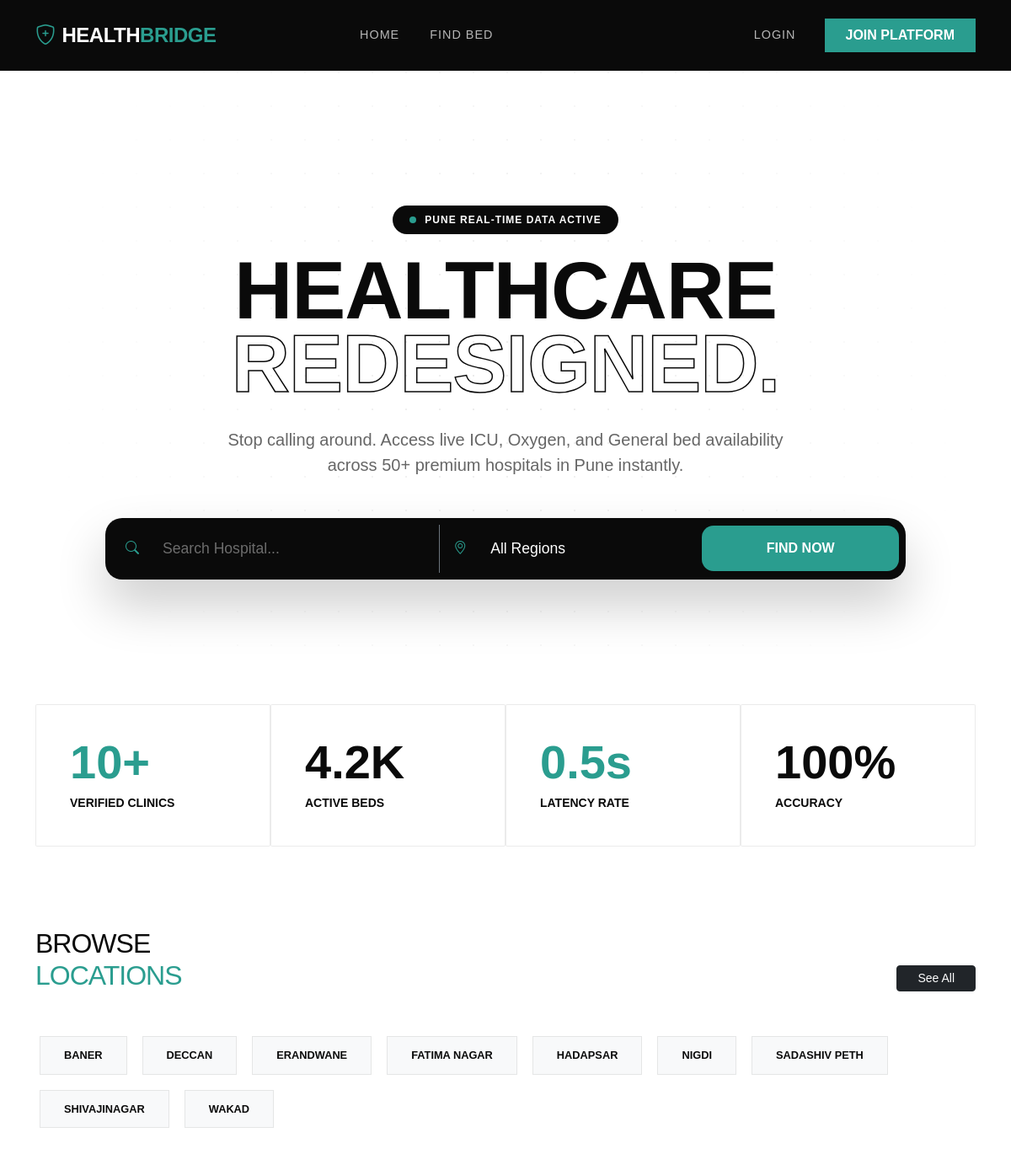
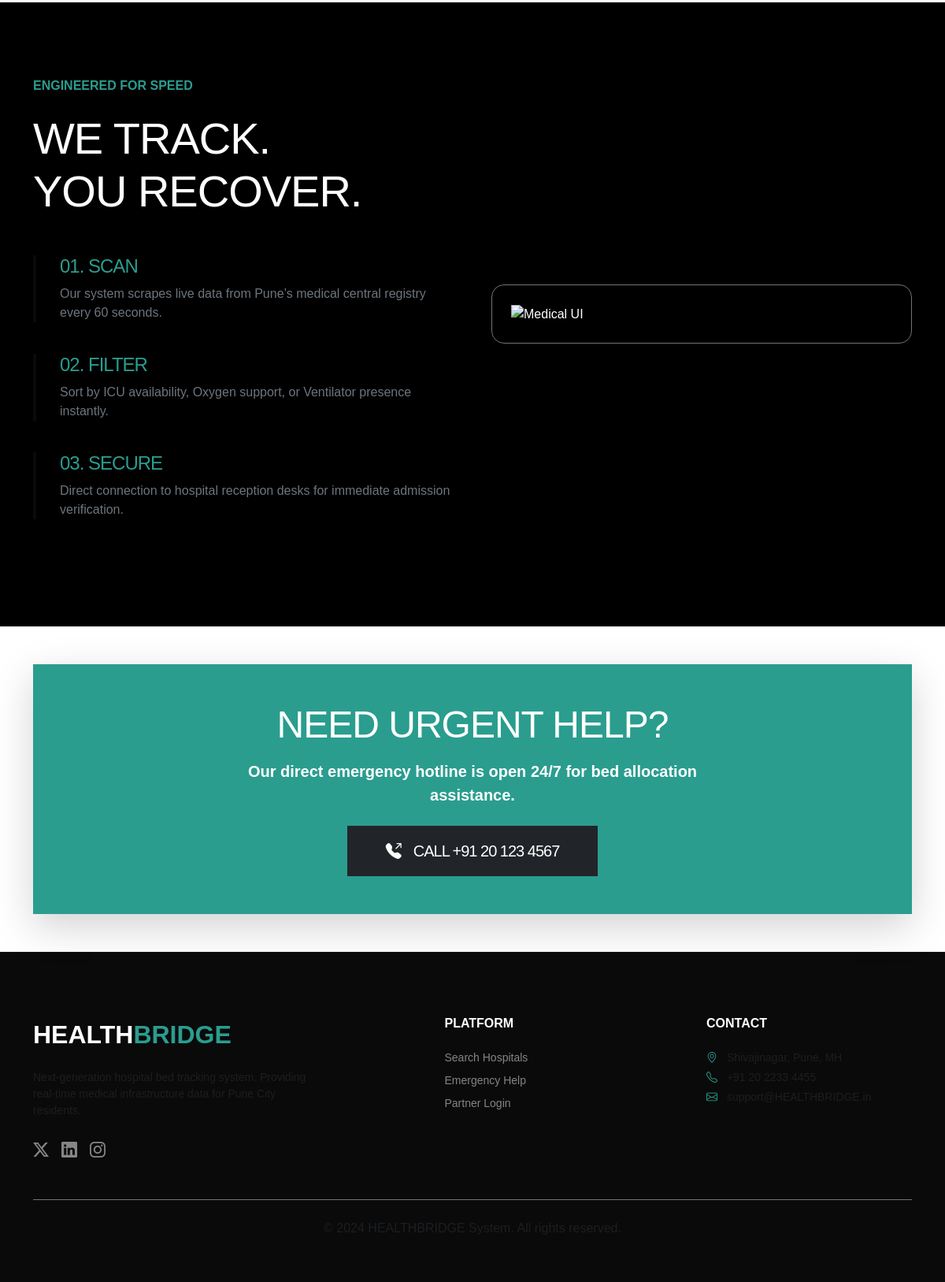
The page / on the database its author committed (2 pictures, top to bottom).
### core/models.py (models this page shows, shortened)
class Hospital(models.Model):
    name = models.CharField(max_length=200)
    area = models.CharField(max_length=100, choices=PUNE_AREAS)
    address = models.TextField()
    phone = models.CharField(max_length=20)
    email = models.EmailField(blank=True)
    description = models.TextField(blank=True)
    image = models.ImageField(upload_to="hospital_photos/", blank=True, null=True)
    image_url = models.URLField(blank=True, help_text="External image URL fallback")
    total_beds = models.PositiveIntegerField(default=0)
    available_beds = models.PositiveIntegerField(default=0)
    icu_beds = models.PositiveIntegerField(default=0)
    available_icu_beds = models.PositiveIntegerField(default=0)
    emergency = models.BooleanField(default=True)
    rating = models.DecimalField(max_digits=3, decimal_places=1, default=4.0)
    established_year = models.PositiveIntegerField(blank=True, null=True)
    latitude = models.DecimalField(max_digits=9, decimal_places=6, blank=True, null=True)
    longitude = models.DecimalField(max_digits=9, decimal_places=6, blank=True, null=True)
    is_active = models.BooleanField(default=True)
    created_at = models.DateTimeField(auto_now_add=True)
    class Meta:
        ordering = ['name']

### core/views.py (the view)
# urls.py: path('', views.index, name='index'),
def index(request):
    areas = Hospital.objects.values_list('area', flat=True).distinct().order_by('area')
    return render(request, 'core/index.html', {'areas': areas})

### templates/core/index.html (shortened to what this page needs)
{% extends 'core/base.html' %}
{% load static %}
{% block extra_css %}
<link href="https://unpkg.com/aos@2.3.1/dist/aos.css" rel="stylesheet">
<link rel="stylesheet" href="https://cdn.jsdelivr.net/npm/bootstrap-icons@1.11.1/font/bootstrap-icons.css">
{% endblock %}
{% block content %}
<section class="hero-section">
    <div class="container position-relative" style="z-index: 2;">
        <div class="text-center">
            <div class="live-tag mb-4" data-aos="fade-down">
                <span class="pulse"></span> PUNE REAL-TIME DATA ACTIVE
            </div>
            <h1 class="hero-title" data-aos="fade-up">
                HEALTHCARE <br> <span>REDESIGNED.</span>
            </h1>
            <p class="lead mb-5 mx-auto" style="max-width: 700px; font-weight: 500; color: #666;" data-aos="fade-up" data-aos-delay="100">
                Stop calling around. Access live ICU, Oxygen, and General bed availability across 50+ premium hospitals in Pune instantly.
            </p>
            <div class="search-wrapper mx-auto mt-5" style="max-width: 950px;" data-aos="zoom-in" data-aos-delay="200">
                <form action="{% url 'search' %}" method="GET" class="search-container">
                    <div class="row g-0 align-items-center">
                        <div class="col-md-5">
                            <div class="d-flex align-items-center px-3 border-end border-secondary">
                                <i class="bi bi-search text-teal me-2"></i>
                                <input type="text" name="q" class="form-control" placeholder="Search Hospital...">
                            </div>
                        </div>
                        <div class="col-md-4">
                            <div class="d-flex align-items-center px-3">
                                <i class="bi bi-geo-alt text-teal me-2"></i>
                                <select name="area" class="form-select">
                                    <option value="">All Regions</option>
                                </select>
                            </div>
                        </div>
                        <div class="col-md-3">
                            <button type="submit" class="btn btn-teal w-100">
                                Find Now
                            </button>
                        </div>
                    </div>
                </form>
            </div>
        </div>
    </div>
</section>
<section class="py-5 bg-white">
    <div class="container">
        <div class="row g-0">
            <div class="col-lg-3 col-md-6" data-aos="fade-right" data-aos-delay="100">
                <div class="stat-card">
                    <div class="stat-number text-teal">10+</div>
                    <div class="fw-bold text-uppercase small">Verified Clinics</div>
                </div>
            </div>
            <div class="col-lg-3 col-md-6" data-aos="fade-right" data-aos-delay="200">
                <div class="stat-card">
                    <div class="stat-number">4.2K</div>
                    <div class="fw-bold text-uppercase small">Active Beds</div>
                </div>
            </div>
            <div class="col-lg-3 col-md-6" data-aos="fade-right" data-aos-delay="300">
                <div class="stat-card">
                    <div class="stat-number text-teal">0.5s</div>
                    <div class="fw-bold text-uppercase small">Latency Rate</div>
                </div>
            </div>
            <div class="col-lg-3 col-md-6" data-aos="fade-right" data-aos-delay="400">
                <div class="stat-card">
                    <div class="stat-number">100%</div>
                    <div class="fw-bold text-uppercase small">Accuracy</div>
                </div>
            </div>
        </div>
    </div>
</section>
<section class="py-5">
    <div class="container">
        <div class="mb-5 d-flex align-items-end justify-content-between">
            <h2 class="syne mb-0">Browse<br><span class="text-teal">Locations</span></h2>
            <a href="#" class="btn btn-dark btn-sm px-4">See All</a>
        </div>
        <div class="row g-2">
            {% for area in areas %}
            <div class="col-auto" data-aos="fade-up">
                <a href="{% url 'search' %}?area={{ area }}" class="area-chip">
                    {{ area }}
                </a>
            </div>
            {% endfor %}
        </div>
    </div>
</section>
<section class="py-5 bg-black text-white overflow-hidden">
    <div class="container py-5">
        <div class="row align-items-center g-5">
            <div class="col-lg-6" data-aos="fade-right">
                <h6 class="text-teal fw-bold mb-4">ENGINEERED FOR SPEED</h6>
                <h2 class="display-4 syne mb-5">WE TRACK. <br>YOU RECOVER.</h2>
                <div class="feature-step">
                    <h4 class="syne text-teal">01. Scan</h4>
                    <p class="text-secondary">Our system scrapes live data from Pune’s medical central registry every 60 seconds.</p>
                </div>
                <div class="feature-step">
                    <h4 class="syne text-teal">02. Filter</h4>
                    <p class="text-secondary">Sort by ICU availability, Oxygen support, or Ventilator presence instantly.</p>
                </div>
                <div class="feature-step">
                    <h4 class="syne text-teal">03. Secure</h4>
                    <p class="text-secondary">Direct connection to hospital reception desks for immediate admission verification.</p>
                </div>
            </div>
            <div class="col-lg-6 position-relative" data-aos="zoom-in">
                <div class="p-4 border border-secondary rounded-4">
                    <img src="https://images.pexels.com/photos/33916270/pexels-photo-33916270.jpeg" class="img-fluid" alt="Medical UI">
                </div>
            </div>
        </div>
    </div>
</section>
<section class="py-5 bg-white">
    <div class="container">
        <div class="p-5 bg-teal text-white text-center position-relative shadow-lg" data-aos="zoom-up">
            <div class="row justify-content-center">
                <div class="col-md-8">
                    <h2 class="syne display-5 mb-3">NEED URGENT HELP?</h2>
                    <p class="lead mb-4 fw-bold">Our direct emergency hotline is open 24/7 for bed allocation assistance.</p>
                    <a href="tel:+911234567890" class="btn btn-dark btn-lg px-5 py-3 rounded-0 syne">
                        <i class="bi bi-telephone-outbound-fill me-3"></i>Call +91 20 123 4567
                    </a>
                </div>
            </div>
        </div>
    </div>
</section>
{% endblock %}

### templates/core/base.html (style rules this page uses)
:root { --primary-teal: #2a9d8f; --deep-black: #0a0a0a; --glass-white: rgba(255, 255, 255, 0.9); --border-subtle: rgba(0, 0, 0, 0.05); }
body { font-family: "poppins", sans-serif; background-color: #ffffff; color: var(--deep-black); overflow-x: hidden; }
h1, h2, h3, h4, .navbar-brand { font-family: "source code pro", Arial, sans-serif; text-transform: uppercase; letter-spacing: -0.5px; }

### templates/core/index.html (style rules this page uses)
:root { --primary-teal: #2a9d8f; --deep-black: #0a0a0a; --soft-white: #ffffff; --glass: rgba(255, 255, 255, 0.03); --border-color: rgba(0, 0, 0, 0.08); }
body { font-family: "source code pro", Arial, sans-serif; background-color: var(--soft-white); color: var(--deep-black); overflow-x: hidden; }
h1, h2, h3, .syne { font-family: "source code pro", Arial, sans-serif; text-transform: uppercase; letter-spacing: -1px; }
.hero-section { padding: 160px 0 100px 0; background-image: radial-gradient(circle at 2px 2px, var(--border-color) 1px, transparent 0); background-size: 40px 40px; position: relative; }
.hero-section::after { content: ""; position: absolute; top: 0; left: 0; width: 100%; height: 100%; background: radial-gradient(circle at 50% 50%, transparent 0%, var(--soft-white) 80%); pointer-events: none; }
.text-teal { color: var(--primary-teal); }
.bg-teal { background-color: var(--primary-teal); }
.hero-title { font-size: clamp(3rem, 8vw, 6rem); line-height: 0.9; font-weight: 800; margin-bottom: 2rem; }
.hero-title span { -webkit-text-stroke: 1.5px var(--deep-black); color: transparent; }
.search-wrapper { position: relative; z-index: 10; background: var(--deep-black); padding: 8px; border-radius: 20px; box-shadow: 0 30px 60px rgba(0,0,0,0.2); }
.search-container { background: transparent; border: none; }
.form-control, .form-select { background: transparent !important; border: none !important; color: white !important; font-size: 1.1rem; padding: 15px 20px; }
.form-control::placeholder { color: rgba(255,255,255,0.4); }
.form-select { cursor: pointer; }
.btn-teal { background: var(--primary-teal); color: white; border-radius: 14px; padding: 15px 35px; font-weight: 700; border: none; transition: all 0.4s cubic-bezier(0.175, 0.885, 0.32, 1.275); text-transform: uppercase; }
.stat-card { background: white; border: 1px solid var(--border-color); border-radius: 2px; padding: 40px; height: 100%; transition: 0.4s; position: relative; overflow: hidden; }
.stat-card::before { content: ""; position: absolute; top: 0; right: 0; width: 0; height: 3px; background: var(--primary-teal); transition: 0.4s; }
.stat-number { font-size: 3.5rem; font-weight: 800; line-height: 1; margin-bottom: 10px; font-family: "source code pro", Arial, sans-serif; }
.area-chip { background: #f8f9fa; border: 1px solid var(--border-color); padding: 12px 28px; border-radius: 0px; color: var(--deep-black); text-decoration: none; font-weight: 600; text-transform: uppercase; font-size: 0.8rem; transition: 0.3s; display: inline-block; margin: 5px; }
.live-tag { display: inline-flex; align-items: center; gap: 10px; background: var(--deep-black); color: white; padding: 8px 20px; border-radius: 50px; font-size: 0.75rem; font-weight: 700; letter-spacing: 1px; }
.pulse { width: 8px; height: 8px; background: var(--primary-teal); border-radius: 50%; box-shadow: 0 0 0 0 rgba(42, 157, 143, 0.7); animation: pulse-teal 2s infinite; }
.feature-step { border-left: 4px solid var(--deep-black); padding-left: 30px; margin-bottom: 40px; transition: 0.3s; }

### rows shown on the page
Hospital: area "BANER"
Hospital: area "DECCAN"
Hospital: area "ERANDWANE"
Hospital: area "FATIMA NAGAR"
Hospital: area "HADAPSAR"
Hospital: area "NIGDI"
Hospital: area "SADASHIV PETH"
Hospital: area "WAKAD"

### other values the page prints
{{ area }} "SHIVAJINAGAR"
